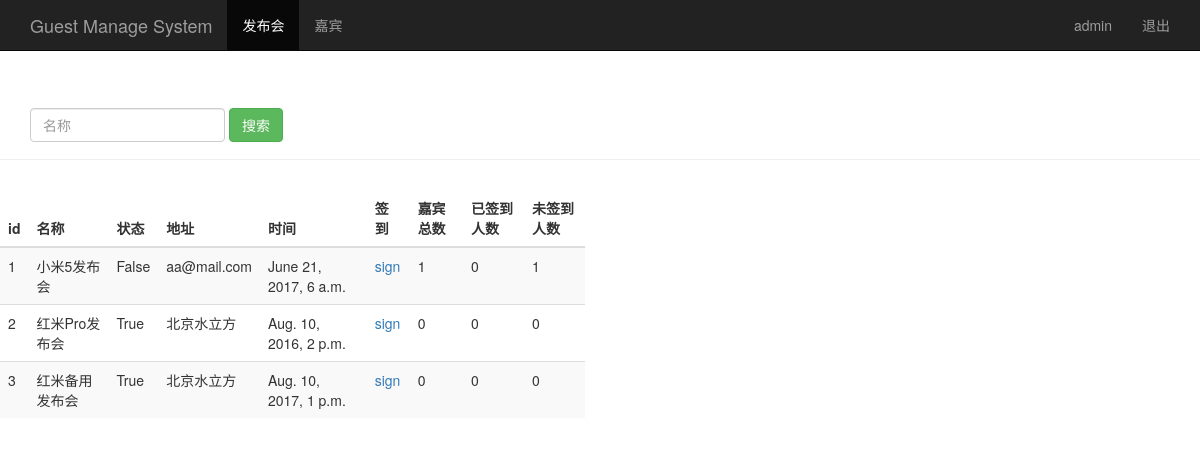
The page /event_manage/ (signed in) on the database its author committed.
### sign/models.py (models this page shows, shortened)
class Event(models.Model):
	name=models.CharField(max_length=100)
	limit=models.IntegerField()
	status=models.BooleanField()
	address=models.CharField(max_length=200)
	start_time=models.DateTimeField('events time')
	create_time=models.DateTimeField(auto_now=True)
	jiabin_sum=models.IntegerField(default=0)
	has_signed=models.IntegerField(default=0)
	has_not_signed=models.IntegerField(default=0)

### sign/views.py (the view)
# urls.py: url(r'^event_manage/$',views.event_manage),
@login_required
def event_manage(request):
	event_list=Event.objects.all()
	username=request.session.get('user','')
	has_qiandao=0
	has_not_qiandao=0
	for each in event_list:
		jiabin_zongshu=Guest.objects.filter(event_id=each.id)
		if each.jiabin_sum !=jiabin_zongshu:
			each.jiabin_sum=len(list(jiabin_zongshu))
		for each_person in jiabin_zongshu:
			if each_person.sign ==True:
				each.has_signed=has_qiandao+1
				has_qiandao=has_qiandao+1
			elif each_person.sign ==False:
				each.has_not_signed=has_not_qiandao+1
				has_not_qiandao=has_not_qiandao+1
		each.save()
		has_qiandao=0
        has_not_qiandao=0
	return render(request,"event_manage.html",{"user":username,"events":event_list})

### sign/templates/event_manage.html (shortened to what this page needs)
<!DOCTYPE html>
<html lang="zh-CN">
<head>
	{% load bootstrap3 %}
	{% bootstrap_css %}
</head>
<body role="document">
<nav class="navbar navbar-inverse navbar-fixed-top">
	<div class="container">
		<div class="navbar-header">
			<a href="/event_manage/" class="navbar-brand">Guest Manage System</a>
		</div>
		<div id="navbar" class="collapse navbar-collapse">
			<ul class="nav navbar-nav">
				<li class="active"><a href="#">发布会</a></li>
				<li><a href="/guest_manage/">嘉宾</a></li>
			</ul>
			<ul class="nav navbar-nav navbar-right">
				<li><a href="#">{{user}}</a></li>
				<li><a href="/logout/">退出</a></li>
			</ul>
		</div>
	</div>
</nav>
<div class="page-header" style="padding-top: 60px;">
	<div id="navbar" class="navbar-collapse collapse">
		<form action="/search_name/" class="navbar-form" method="get">
			<div class="form-group"><input name="name" type="text" placeholder="名称" class="form-control"></div>
			<button type="submit" class="btn btn-success">搜索</button>
		</form>
	</div>
</div>
<div class="row" style="padding-top: 10px;">
	<div class="col-md-6">
		<table class="table table-striped">
		<thead>
			<tr>
				<th>id</th>
				<th>名称</th>
				<th>状态</th>
				<th>地址</th>
				<th>时间</th>
				<th>签到</th>
				<th>嘉宾总数</th>
				<th>已签到人数</th>
				<th>未签到人数</th>
			</tr>
		</thead>
		<tbody>
			{% for event in events %}
			<tr>
				<td>{{event.id}}</td>
				<td>{{event.name}}</td>
				<td>{{event.status}}</td>
				<td>{{event.address}}</td>
				<td>{{event.start_time}}</td>
				<td>
					<a href="/sign_index/{{event.id}}/" target="{{event.id}}_blank">sign</a>
				</td>
				<td>{{event.jiabin_sum}}</td>
				<td>{{event.has_signed}}</td>
				<td>{{event.has_not_signed}}</td>
			</tr>
			{% endfor %}
		</tbody>
		</table>
	</div>
</div>
</body>
</html>

### rows shown on the page
Event: id "1", name "小米5发布会", status "False", address "aa@mail.com", start_time "June 21, 2017, 6 a.m.", jiabin_sum "1", has_signed "0", has_not_signed "1"
Event: id "2", name "红米Pro发布会", status "True", address "北京水立方", start_time "Aug. 10, 2016, 2 p.m.", jiabin_sum "0", has_signed "0", has_not_signed "0"
Event: id "3", name "红米备用发布会", status "True", address "北京水立方", start_time "Aug. 10, 2017, 1 p.m.", jiabin_sum "0", has_signed "0", has_not_signed "0"

### other values the page prints
{{ user }} "admin"
